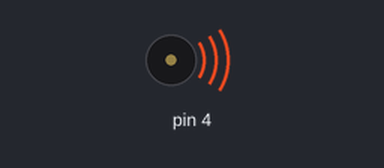
Recording of a sketch running on a simulated Arduino Uno, built with avr-gcc and run on an emulated ATmega328P. On the bench: buzzer (waves = sounding). What the sketch prints to the serial monitor is not drawn.

Above: at 0.1 s.
At 2.1 s:
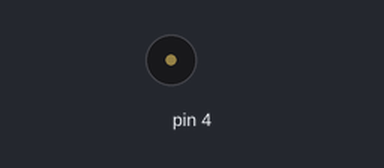
Timing chart, 0 to 3.6 s (numbered marks = the images above):
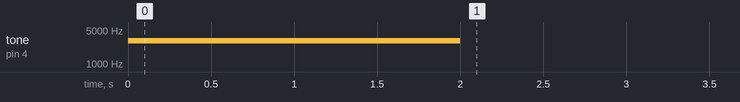

The sketch:

Arlo-Test-Encoder-Connections.ino
```cpp
/*
  Arlo-Test-Encoder-Connections

  This sketch tests to make sure the Arlo's wheel encoder connections
  are correct.  The Arlo will not be ready for the next step until you
  have verified that the number of encoder transitions (ticks) for both
  wheels are positive when the wheels roll forward.

  If you have not already completed Test Arlo Motor Connections.c,
  complete it first, then continue from here.

  Use the Arduino IDE’s Upload button to run this sketch.  If the
  Terminal displays the "Encoder connections are correct!..."
  message, your Arlo is ready for the next step, which is running
  navigation sketches.

  If the Terminal instead displays one or more "ERROR..."
  messages, those encoder encoder connections will need to be
  corrected.  For example, if the messages says, "ERROR: Motor 1
  encoder connections are reversed!", you will need to unplug and
  swap the two 3-wire encoder cables next to the Motor 1 terminal
  on the DHB-10, swap them, and plug them back in.

  Make sure to test between each adjustment.  Your arlo will not be
  ready for the next step until you get the success message from
  this test.
*/

#include <ArloRobot.h>                        // Include Arlo library
#include <SoftwareSerial.h>                   // Include SoftwareSerial library

// Arlo and serial objects required
ArloRobot Arlo;                               // Arlo object
SoftwareSerial ArloSerial(12, 13);            // Serial in I/O 12, out I/O 13

int countsLeft, countsRight;                  // Encoder counting variables
void setup()                                  // Setup function
{
  tone(4, 3000, 2000);                        // Piezospeaker beep
  Serial.begin(9600);                         // Start terminal serial port

  ArloSerial.begin(19200);                    // Start DHB-10 serial com
  Arlo.begin(ArloSerial);                     // Pass to Arlo object

  Serial.println("Testing...");               // Display testing message

  Arlo.clearCounts();                         // Clear encoder counts

  Arlo.writeMotorPower(32, 32);               // Go forward very slowly
  delay(4000);                                //   for three seconds
  Arlo.writeMotorPower(0, 0);                 //   then stop

  countsLeft = Arlo.readCountsLeft();         // Get left & right encoder counts
  countsRight = Arlo.readCountsRight();

  Serial.print("countsLeft = ");              // Display encoder measurements
  Serial.print(countsLeft, DEC);
  Serial.print(", countsRight = ");
  Serial.println(countsRight, DEC);
  Serial.println();

  // Both distances positive?
  if((countsLeft > 175) && (countsLeft < 325)
  && (countsRight > 175) && (countsRight < 325))
  {
    // Success message
    Serial.println("Encoder connections are correct!");
    Serial.println("Your Arlo is ready for the next step.");
    Serial.println();
  }
  else
  {
    // Left encoders cables correct?
    if(countsLeft > 175 && countsLeft < 325)
    {
      // Correct encoder message
      Serial.println("Motor 1 encoder cables are connected");
      Serial.println(" correctly.");
      Serial.println();
    }
    // Left encoders cables swapped?
    else if(countsLeft > -325 && countsLeft < -125)
    {
      // Swapped encoder message
      Serial.println("ERROR: Motor 1 encoder connections");
      Serial.println(" are reversed!");
      Serial.println();
    }
    else                                      // Other problem
    {
      // Other encoder error message
      Serial.println("ERROR: Motor 1 encoder values out of ");
      Serial.println("range. Recheck encoder connections ");
      Serial.println("and assemblies.");
      Serial.println();
    }
    // Right encoders cables correct?
    if(countsRight > 175 && countsRight < 325)
    {
      // Correct encoder message
      Serial.println("Motor 2 encoder cables are ");
      Serial.println("connected correctly.");
      Serial.println();
    }
    // Right encoders cables swapped?
    else if(countsRight > -325 && countsRight < -125)
    {
      // Swapped encoder message
      Serial.println("ERROR: Motor 2 encoder connections ");
      Serial.println("are reversed!");
      Serial.println();
    }
    else                                      // Other problem
    {
      // Other encoder error message
      Serial.println("ERROR: Motor 2 encoder values ");
      Serial.println("out of range. Recheck encoder ");
      Serial.println("connections and assemblies.");
      Serial.println();
    }
  }

  Arlo.writePulseMode();                      // Get ready for pulse control

  Serial.print("Test done.\n\n");             // Display status
}

void loop() {}                                // Nothing for main loop
```
